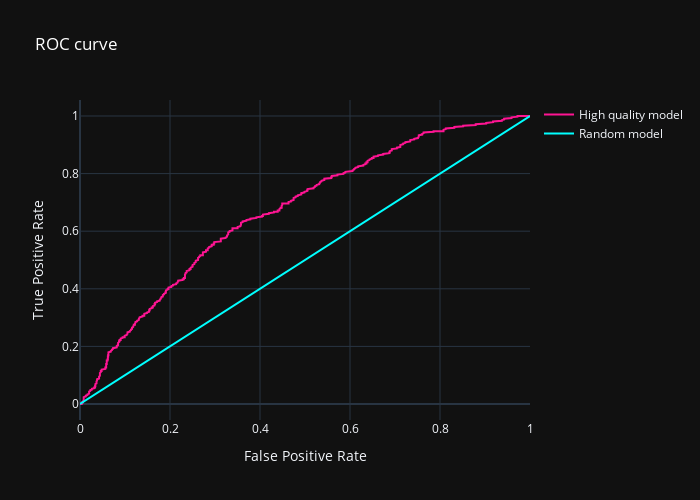

Write notebook code for a chart like this one.
### Markdown cell above
#### Analysis

By changing threshold levels, the model was optimized for precision and recall. The best solver, 'saga', produced an F1 score of 41.3%. However, this is still lower than the random forests model.

### AUC-ROC

By iterating through the threshold, a curve that shows the relationship between the true positive rate (TPR) and false positive rate (FPR) can be made. A random model should show a consistent rise as each increases. However, a model that is better will show a curve that rises above. Once this is calculated, the area under the curve can be used to show how effective it may be. An area equal to one shows that the model is perfect, whereas a model that shows lower than 0.5 is worse than a random model.

### Code cell
# find fpr, tpr, thresholds with sklearn roc_curve function
fpr, tpr, thresholds = roc_curve(lr_target_valid, probabilities_one_valid)

# Create figure
fig = go.Figure()

# Plot ROC curve
fig.add_trace(go.Scatter(x=fpr, y=tpr,
                    mode='lines',
                    name='High quality model',
                    line=dict(color='deeppink')))  # Set ROC curve color

# Plot line of random model
fig.add_trace(go.Scatter(x=[0, 1], y=[0, 1],
                    mode='lines',
                    name='Random model',
                    line=dict(color='aqua')))  # Set Random model color

# Customize layout
fig.update_layout(
    title='ROC curve',
    xaxis=dict(title='False Positive Rate'),
    yaxis=dict(title='True Positive Rate'),
    width=700,
    height=500,
    template='plotly_dark',  # Change the template to 'plotly_dark' for a dark background 
    title_font_color='white'  # Change title font color
)

# Show plot
fig.show()

# Calculate AUC score
auc_roc = roc_auc_score(lr_target_valid, probabilities_one_valid)

# Print AUC Score
print('Area Under Curve =', auc_roc)

### Figure 1 — Plotly figure (JSON) as saved in the notebook; plotly's stock layout.template omitted (floating-point values rounded to 4 significant figures; data arrays with more than 128 entries replaced by an {"elided": "..."} marker saying what was removed)
{"data": [{"line": {"color": "deeppink"}, "mode": "lines", "name": "High quality model", "type": "scatter", "x": {"elided": "609 float values"}, "y": {"elided": "609 float values"}}, {"line": {"color": "aqua"}, "mode": "lines", "name": "Random model", "type": "scatter", "x": [0, 1], "y": [0, 1]}], "layout": {"height": 500, "title": {"font": {"color": "white"}, "text": "ROC curve"}, "width": 700, "xaxis": {"title": {"text": "False Positive Rate"}}, "yaxis": {"title": {"text": "True Positive Rate"}}}}
